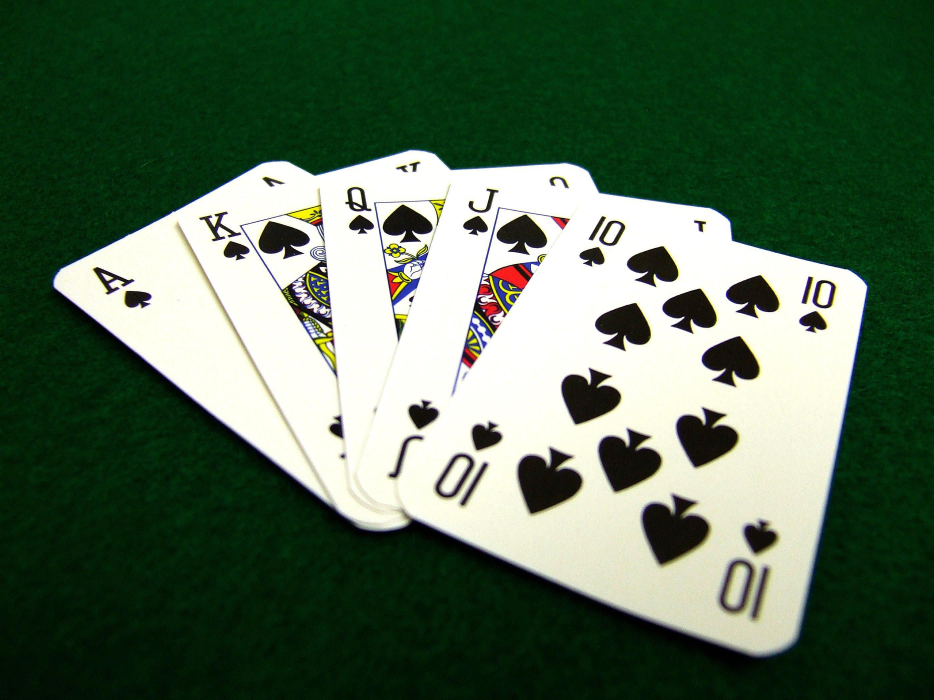
#> input picture resources/cards.jpg, 2800 x 2100 px, found by its file name (shown at 1/3 size)
$ python chapter05.py
#> lines starting #> are read from the running program, lines starting #| are printed output that depends on the picture
import cv2
import numpy as np

img = cv2.resize(cv2.imread("Resources/cards.jpg"),(512,512))
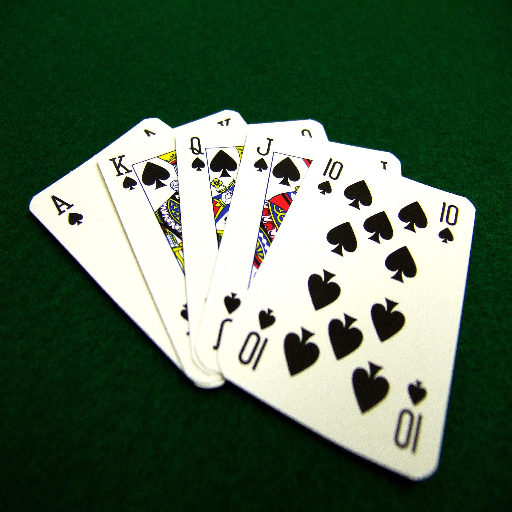
#> img: shape (512, 512, 3); mean B, G, R 83.7, 105.9, 84.5

width, height = 250,350
pts1 = np.float32([[323,149],[468,204],[225,366],[421,475]])
pts2 = np.float32([[0,0],[width,0],[0,height],[width,height]])
matrix = cv2.getPerspectiveTransform(pts1,pts2)

imgOutput = cv2.warpPerspective(img,matrix,(width,height))
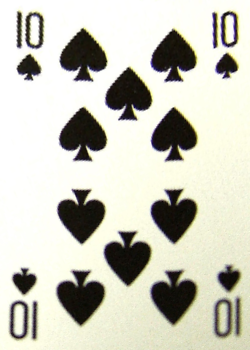
#> imgOutput: shape (350, 250, 3); mean B, G, R 188.2, 200.6, 201.4

cv2.imshow("Image",img)
cv2.imshow("Warped image",imgOutput)
cv2.imwrite("Resources/acquired card.jpg",imgOutput)

cv2.waitKey(0)
